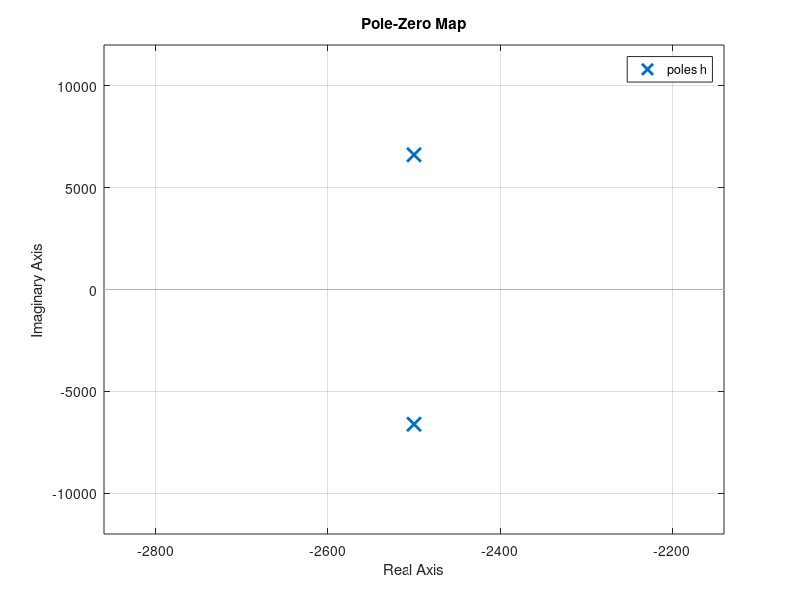
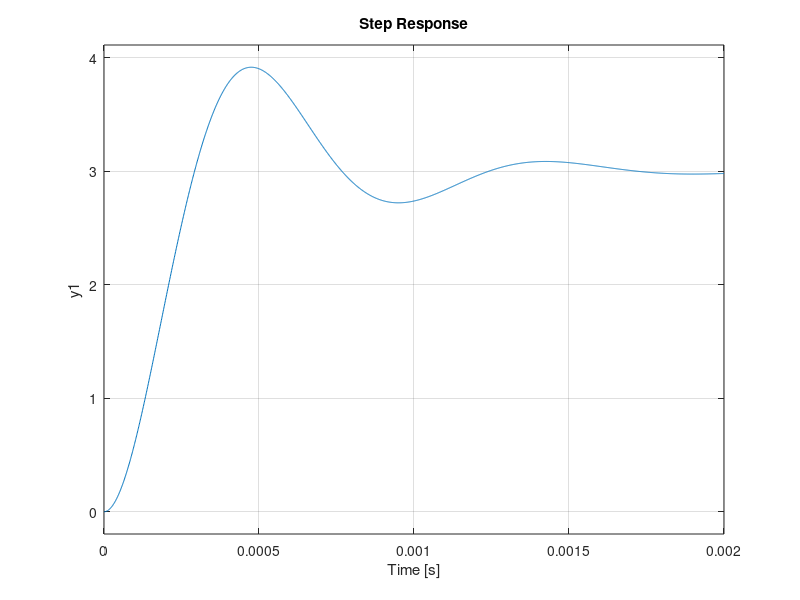
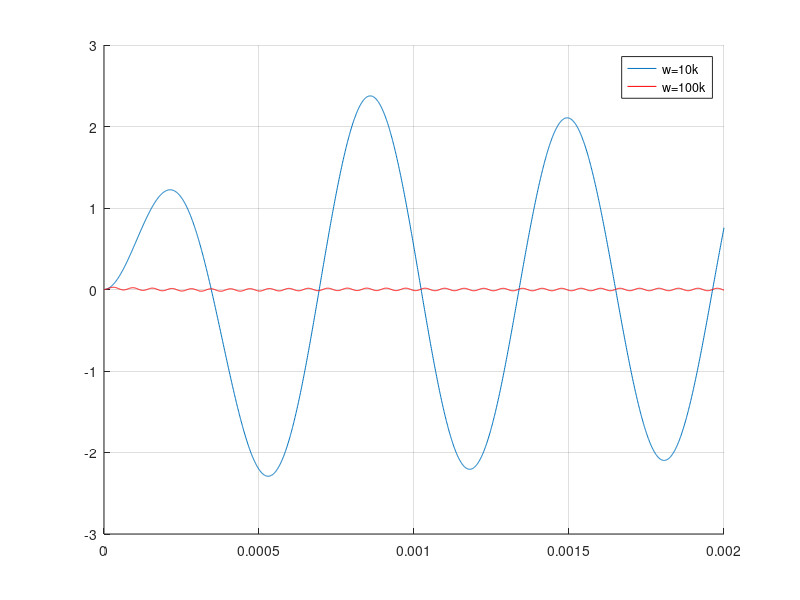

Source code (MATLAB) for these figures, in order:
pkg load control

s = tf('s');

R1 = 10E3; R2=20E3; C1 = 10E-9; C2=C1;

A = 3;

h = A/(1+(4-A)*R1*C1*s+R1*R2*C1*C2*s*s)

t = 0:1e-6:2e-3;

pzmap(h)

figure;
step(h,t)

figure
hold on
grid on

[y, t] = lsim(h, cos(10_000*t), t);

plot(t,y,";w=10k;")

[y, t] = lsim(h, cos(100_000*t), t);

plot(t,y,"red;w=100k;")

1+2*rand()

